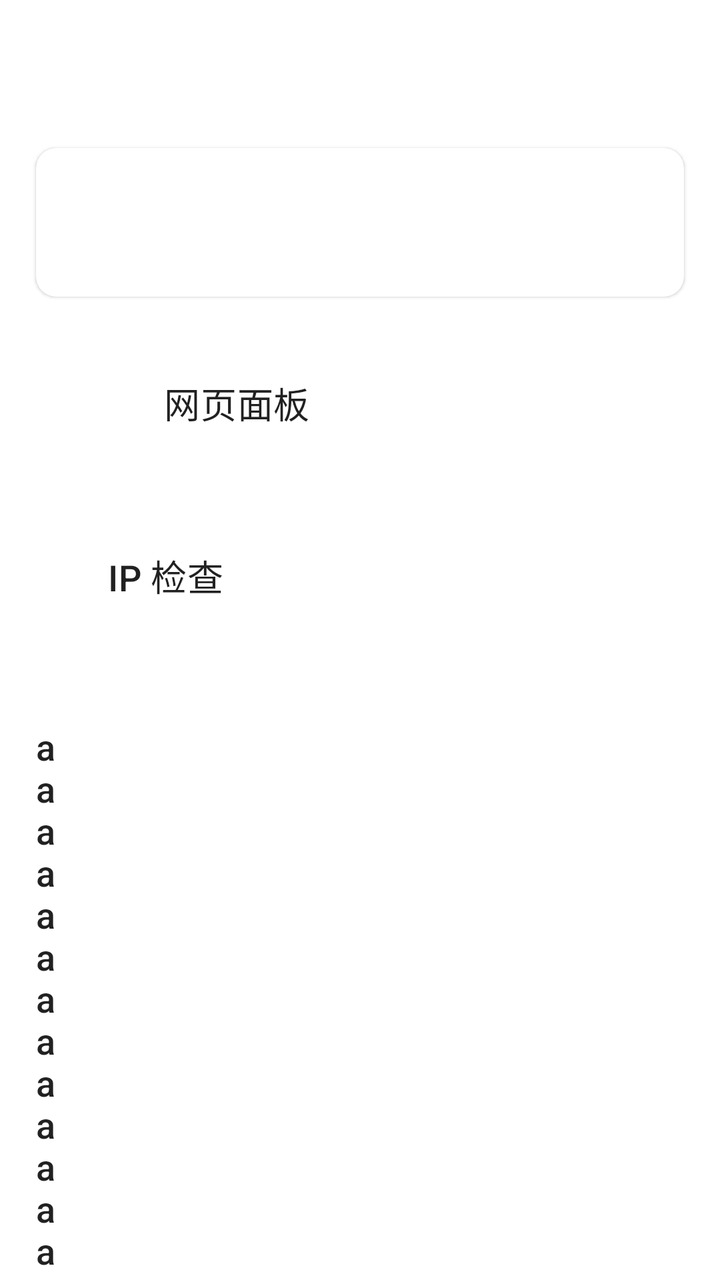
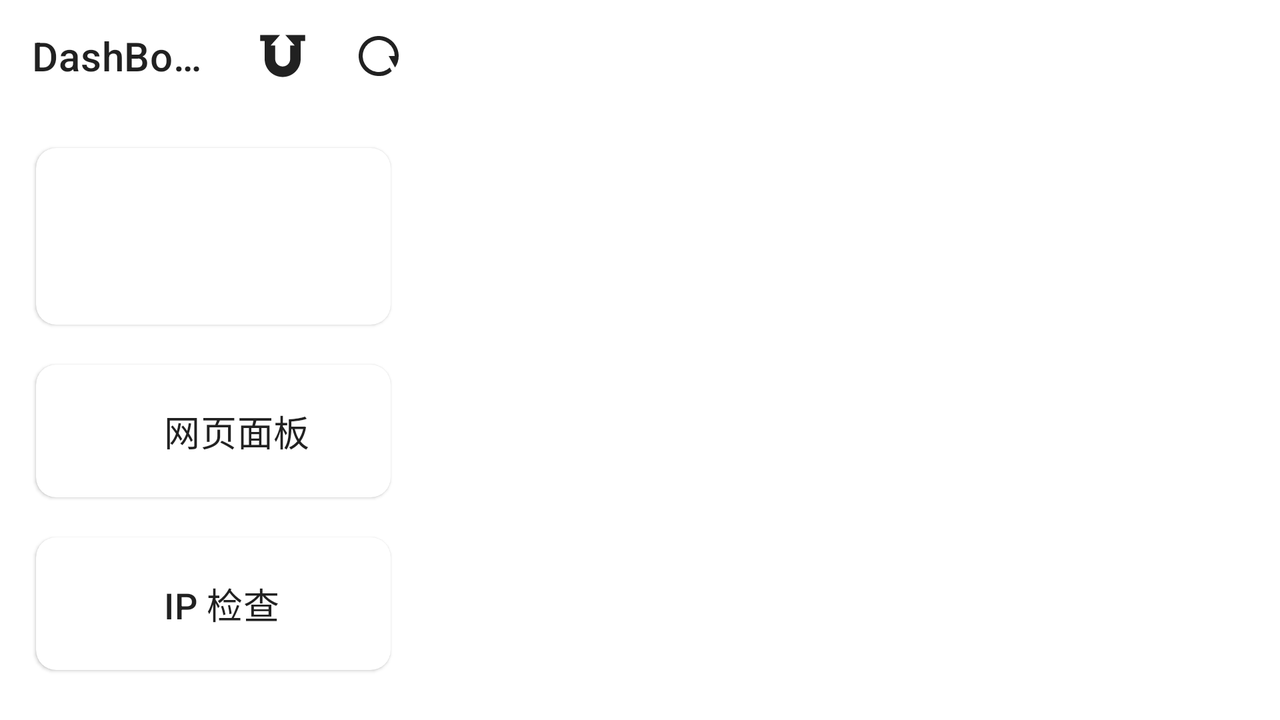

One screen, two layout resources from the same app: the default and the repository's alternative for another configuration. Each is rendered where Android would select it; the XML of both is given below.
<!-- AndroidManifest.xml: application theme AppTheme -->
<!-- res/layout/fragment_main_page.xml -->
<?xml version="1.0" encoding="utf-8"?>
<LinearLayout xmlns:android="http://schemas.android.com/apk/res/android"
    xmlns:app="http://schemas.android.com/apk/res-auto"
    xmlns:tools="http://schemas.android.com/tools"
    android:layout_width="match_parent"
    android:layout_height="match_parent"
    android:orientation="vertical"
    tools:context=".MainPage">

    <include layout="@layout/toolbar" />

    <com.google.android.material.card.MaterialCardView
        android:id="@+id/clash_status"
        style="@style/DefaultCard"
        android:layout_marginTop="18dp">

        <LinearLayout
            style="@style/Default"
            android:layout_gravity="center"
            android:orientation="horizontal">

            <ImageView
                android:id="@+id/clash_status_icon"
                style="@style/DefaultCardImage" />

            <LinearLayout
                style="@style/Default"
                android:orientation="vertical"
                android:paddingTop="25dp"
                android:paddingBottom="25dp">

                <TextView
                    android:id="@+id/clash_status_text"
                    android:layout_width="wrap_content"
                    android:layout_height="wrap_content"
                    android:textColor="@android:color/white"
                    android:textSize="18sp"
                    android:textStyle="bold" />

                <TextView
                    android:id="@+id/netspeed_status_text"
                    android:layout_width="wrap_content"
                    android:layout_height="wrap_content"
                    android:layout_marginTop="2dp"
                    android:textAppearance="?attr/textAppearanceBody2"
                    android:textColor="@android:color/white"
                    android:visibility="gone" />


            </LinearLayout>

        </LinearLayout>

    </com.google.android.material.card.MaterialCardView>

    <ScrollView
        style="@style/Default"
        android:scrollbars="none"
        android:layout_height="match_parent">

        <LinearLayout
            style="@style/Default"
            android:orientation="vertical"
            android:layout_height="wrap_content">

            <com.google.android.material.card.MaterialCardView
                android:id="@+id/menu_web_dashboard"
                style="@style/DefaultCard"
                app:cardElevation="0dp">

                <LinearLayout
                    style="@style/Default"
                    android:layout_gravity="center"
                    android:orientation="horizontal">

                    <ImageView
                        style="@style/DefaultCardImage"
                        android:src="@drawable/ic_apps" />

                    <TextView
                        style="@style/DefaultCardText"
                        android:text="@string/title_web_dashboard"
                        android:textAppearance="?attr/textAppearanceHeadline6" />
                </LinearLayout>
            </com.google.android.material.card.MaterialCardView>

            <com.google.android.material.card.MaterialCardView
                android:id="@+id/menu_ip_check"
                style="@style/DefaultCard"
                app:cardElevation="0dp">

                <LinearLayout
                    style="@style/Default"
                    android:layout_gravity="center"
                    android:orientation="horizontal">

                    <ImageView
                        style="@style/DefaultCardImage"
                        android:layout_width="wrap_content"
                        android:src="@drawable/ic_detection" />

                    <TextView
                        style="@style/DefaultCardText"
                        android:text="@string/title_ip_check"
                        android:textAppearance="?attr/textAppearanceHeadline6" />
                </LinearLayout>
            </com.google.android.material.card.MaterialCardView>
            <com.google.android.material.card.MaterialCardView
                style="@style/DefaultCard"
                android:clickable="false"
                app:cardElevation="0dp"
                android:layout_height="match_parent">

                <TextView
                    style="@style/DefaultCardText"
                    android:textAppearance="?attr/textAppearanceHeadline6"
                    android:id="@+id/cmd_result"
                    android:layout_width="match_parent"
                    android:text="a\na\na\na\na\na\na\na\na\na\na\na\na\na\na\na\na\na\na\na\na\na\na\na\na\na\na\na\na\na\na\na\na\na\na\na\n"/>

            </com.google.android.material.card.MaterialCardView>
        </LinearLayout>
    </ScrollView>
</LinearLayout>
<!-- res/layout/toolbar.xml (included above) -->
<?xml version="1.0" encoding="utf-8"?>
<androidx.appcompat.widget.Toolbar xmlns:android="http://schemas.android.com/apk/res/android"
    xmlns:app="http://schemas.android.com/apk/res-auto"
    android:id="@+id/toolbarIn"
    android:layout_width="match_parent"
    android:layout_height="?attr/actionBarSize"
    android:theme="@style/ThemeOverlay.AppCompat.ActionBar"
    app:popupTheme="@style/ThemeOverlay.AppCompat.Light" />
<!-- resources referenced by this layout -->
<resources>
  <string name="title_ip_check">IP 检查</string>
  <string name="title_web_dashboard">网页面板</string>
  <style name="Default">
          <item name="android:layout_width">match_parent</item>
          <item name="android:layout_height">wrap_content</item>
      </style>
  <style name="DefaultCard" parent="Widget.MaterialComponents.CardView">
          <item name="android:clickable">true</item>
          <item name="android:layout_width">match_parent</item>
          <item name="android:layout_height">wrap_content</item>
          <item name="android:layout_marginTop">10dp</item>
          <item name="android:layout_marginBottom">10dp</item>
          <item name="android:layout_marginStart">18dp</item>
          <item name="android:layout_marginEnd">18dp</item>
          <item name="cardCornerRadius">10dp</item>
      </style>
  <style name="DefaultCardImage">
          <item name="android:layout_width">28dp</item>
          <item name="android:layout_height">28dp</item>
          <item name="android:layout_gravity">center_vertical</item>
          <item name="android:layout_marginStart">20dp</item>
          <item name="android:layout_marginEnd">16dp</item>
      </style>
  <style name="DefaultCardText">
          <item name="android:layout_width">wrap_content</item>
          <item name="android:layout_height">wrap_content</item>
          <item name="android:paddingTop">20dp</item>
          <item name="android:paddingBottom">20dp</item>
          <item name="android:textSize">18sp</item>
      </style>
  <style name="AppTheme" parent="Theme.MaterialComponents.DayNight.NoActionBar">
          <item name="android:textAllCaps">false</item>
          <item name="colorPrimary">@color/colorPrimary</item>
          <item name="colorPrimaryDark">@color/colorPrimaryDark</item>
          <item name="android:statusBarColor">@android:color/transparent</item>
          <item name="android:windowLightStatusBar">?attr/isLightTheme</item>
      </style>
  <color name="colorPrimary">#336699</color>
  <color name="colorPrimaryDark">#154A74</color>
</resources>
<!-- res/layout-land/fragment_main_page.xml (the repository's variant of the layout above) -->
<!-- drawn on the phone turned sideways -->
<?xml version="1.0" encoding="utf-8"?>
<LinearLayout xmlns:android="http://schemas.android.com/apk/res/android"
    xmlns:app="http://schemas.android.com/apk/res-auto"
    xmlns:tools="http://schemas.android.com/tools"
    android:layout_width="match_parent"
    android:layout_height="match_parent"
    android:orientation="horizontal"
    tools:context=".MainPage">

    <androidx.appcompat.widget.LinearLayoutCompat
        android:layout_width="0dp"
        android:layout_weight="1"
        android:layout_height="match_parent"
        android:layout_marginBottom="18dp"
        android:orientation="vertical">

        <androidx.appcompat.widget.Toolbar
            android:id="@+id/mToolbar"
            android:layout_width="match_parent"
            android:layout_height="?attr/actionBarSize"
            android:theme="@style/ThemeOverlay.AppCompat.ActionBar"
            app:popupTheme="@style/ThemeOverlay.AppCompat.Light"
            app:title="@string/app_name"
            app:menu="@menu/main_menu"/>

        <ScrollView
            style="@style/Default"
            android:scrollbars="none"
            android:layout_height="match_parent">
            <include layout="@layout/fragment_main_page_buttons"/>
        </ScrollView>

    </androidx.appcompat.widget.LinearLayoutCompat>


    <include layout="@layout/fragment_main_pages"
        android:layout_width="0dp"
        android:layout_weight="2"
        android:layout_height="match_parent"/>

</LinearLayout>
<!-- res/layout/fragment_main_page_buttons.xml (included above) -->
<?xml version="1.0" encoding="utf-8"?>
<androidx.appcompat.widget.LinearLayoutCompat xmlns:android="http://schemas.android.com/apk/res/android"
    xmlns:app="http://schemas.android.com/apk/res-auto"
    xmlns:tools="http://schemas.android.com/tools"
    android:layout_width="match_parent"
    android:layout_height="wrap_content"
    android:orientation="vertical"
    tools:context=".MainPage">
    <com.google.android.material.card.MaterialCardView
        android:id="@+id/clash_status"
        style="@style/DefaultCard"
        android:layout_marginTop="18dp">

        <LinearLayout
            style="@style/Default"
            android:layout_gravity="center"
            android:orientation="horizontal">

            <androidx.appcompat.widget.AppCompatImageView
                android:id="@+id/clash_status_icon"
                style="@style/DefaultCardImage" />

            <androidx.constraintlayout.widget.ConstraintLayout
                style="@style/Default"
                android:paddingVertical="30dp">

                <TextView
                    android:id="@+id/clash_status_text"
                    android:layout_width="wrap_content"
                    android:layout_height="wrap_content"
                    android:textColor="@android:color/white"
                    android:textSize="21sp"
                    android:textStyle="bold"
                    app:layout_constraintTop_toTopOf="parent"
                    app:layout_constraintBottom_toBottomOf="parent"
                    app:layout_constraintStart_toStartOf="parent"/>

                <TextView
                    android:id="@+id/resources_status_text"
                    android:layout_width="0dp"
                    android:layout_height="wrap_content"
                    android:textAppearance="?attr/textAppearanceBody2"
                    android:textColor="@android:color/white"
                    android:autoSizeTextType="uniform"
                    android:autoSizeMinTextSize="5sp"
                    android:autoSizeMaxTextSize="11sp"
                    android:maxLines="2"
                    android:visibility="invisible"
                    android:layout_marginStart="5dp"
                    app:layout_constraintTop_toTopOf="parent"
                    app:layout_constraintBottom_toBottomOf="parent"
                    app:layout_constraintStart_toEndOf="@id/clash_status_text"
                    app:layout_constraintEnd_toEndOf="parent" />

            </androidx.constraintlayout.widget.ConstraintLayout>

        </LinearLayout>

    </com.google.android.material.card.MaterialCardView>

    <com.google.android.material.card.MaterialCardView
        android:id="@+id/menu_web_dashboard"
        style="@style/DefaultCard">

        <androidx.appcompat.widget.LinearLayoutCompat
            style="@style/Default"
            android:layout_gravity="center"
            android:orientation="horizontal">

            <androidx.appcompat.widget.AppCompatImageView
                style="@style/DefaultCardImage"
                android:src="@drawable/ic_apps" />

            <TextView
                style="@style/DefaultCardText"
                android:text="@string/title_web_dashboard"
                android:textAppearance="?attr/textAppearanceHeadline6" />
        </androidx.appcompat.widget.LinearLayoutCompat>

    </com.google.android.material.card.MaterialCardView>

    <com.google.android.material.card.MaterialCardView
        android:id="@+id/menu_ip_check"
        style="@style/DefaultCard">

        <androidx.appcompat.widget.LinearLayoutCompat
            style="@style/Default"
            android:layout_gravity="center"
            android:orientation="horizontal">

            <androidx.appcompat.widget.AppCompatImageView
                style="@style/DefaultCardImage"
                android:src="@drawable/ic_detection" />

            <TextView
                style="@style/DefaultCardText"
                android:text="@string/title_ip_check"
                android:textAppearance="?attr/textAppearanceHeadline6" />
        </androidx.appcompat.widget.LinearLayoutCompat>
    </com.google.android.material.card.MaterialCardView>
    <com.google.android.material.card.MaterialCardView
        android:id="@+id/menu_speed_test"
        style="@style/DefaultCard">

        <androidx.appcompat.widget.LinearLayoutCompat
            style="@style/Default"
            android:layout_gravity="center"
            android:orientation="horizontal">

            <androidx.appcompat.widget.AppCompatImageView
                style="@style/DefaultCardImage"
                android:src="@drawable/ic_speed" />

            <TextView style="@style/DefaultCardText"
                android:text="@string/title_speed_test"
                android:textAppearance="?attr/textAppearanceHeadline6" />
        </androidx.appcompat.widget.LinearLayoutCompat>
    </com.google.android.material.card.MaterialCardView>
</androidx.appcompat.widget.LinearLayoutCompat>
<!-- res/layout/fragment_main_pages.xml (included above) -->
<?xml version="1.0" encoding="utf-8"?>
<androidx.viewpager2.widget.ViewPager2
    xmlns:android="http://schemas.android.com/apk/res/android"
    xmlns:tools="http://schemas.android.com/tools"
    style="@style/Default"
    android:id="@+id/viewPager"
    android:scrollbars="none"
    android:layout_height="match_parent"
    android:layout_marginHorizontal="18dp"
    tools:context=".MainPage"/>
<!-- resources referenced by the variant -->
<!-- as the phone turned sideways resolves them -->
<resources>
  <!-- drawable ic_speed (drawable) -->
  <vector
      android:height="24dp"
      android:viewportHeight="1024"
      android:viewportWidth="1024"
      android:width="24dp"
      android:tint="?attr/colorControlNormal"
      xmlns:android="http://schemas.android.com/apk/res/android">
      <path android:fillColor="#FF000000" android:pathData="M828.48,854.72a32,32 0,1 1,-44.8 -45.44A378.24,378.24 0,0 0,896 540.48a384,384 0,0 0,-768 0,378.24 378.24,0 0,0 112.32,268.8 32,32 0,0 1,0 45.12,32 32,0 0,1 -45.44,0A443.84,443.84 0,0 1,512 96a448,448 0,0 1,448 444.48,441.6 441.6,0 0,1 -131.52,314.24z"/>
      <path android:fillColor="#FF000000" android:pathData="M96,608a32,32 0,0 1,0 -64h64a32,32 0,0 1,0 64zM864,608a32,32 0,0 1,0 -64h64a32,32 0,0 1,0 64zM201.28,278.72a32,32 0,1 1,45.44 -45.44l32,32a32,32 0,0 1,-45.44 45.44zM745.28,822.72a32,32 0,0 1,45.44 -45.44l32,32a32,32 0,0 1,-45.44 45.44zM777.28,233.28a32,32 0,1 1,45.44 45.44l-32,32a32,32 0,0 1,-45.44 -45.44zM233.28,777.28a32,32 0,0 1,45.44 45.44l-32,32a32,32 0,0 1,-45.44 -45.44zM480,160a32,32 0,0 1,64 0v64a32,32 0,0 1,-64 0zM597.76,505.92l-32,8.64a459.2,459.2 0,0 0,-68.8 22.08,41.92 41.92,0 0,0 -12.16,53.44 28.48,28.48 0,0 0,41.28 13.44,662.72 662.72,0 0,0 70.08,-75.2l7.68,-8.64 16,-19.2zM549.12,452.48l32,-8.64c25.28,-6.4 52.16,-12.8 79.04,-18.88l25.92,-6.08 10.24,-2.24a32,32 0,0 1,32 51.2c0,1.6 -3.2,4.48 -6.4,8l-16.96,21.12c-17.92,21.76 -35.84,43.52 -53.12,64l-7.68,8.96a542.08,542.08 0,0 1,-84.48 87.68,92.48 92.48,0 0,1 -132.16,-37.76 105.92,105.92 0,0 1,34.56 -137.28,387.84 387.84,0 0,1 87.04,-30.08z"/>
  </vector>
  <string name="app_name">DashBoard</string>
  <string name="title_ip_check">IP 检查</string>
  <string name="title_speed_test">网络测速</string>
  <string name="title_web_dashboard">网页面板</string>
  <style name="Default">
          <item name="android:layout_width">match_parent</item>
          <item name="android:layout_height">wrap_content</item>
      </style>
  <style name="DefaultCard" parent="Widget.MaterialComponents.CardView">
          <item name="android:clickable">true</item>
          <item name="android:layout_width">match_parent</item>
          <item name="android:layout_height">wrap_content</item>
          <item name="android:layout_marginTop">10dp</item>
          <item name="android:layout_marginBottom">10dp</item>
          <item name="android:layout_marginStart">18dp</item>
          <item name="android:layout_marginEnd">18dp</item>
          <item name="cardCornerRadius">10dp</item>
      </style>
  <style name="DefaultCardImage">
          <item name="android:layout_width">28dp</item>
          <item name="android:layout_height">28dp</item>
          <item name="android:layout_gravity">center_vertical</item>
          <item name="android:layout_marginStart">20dp</item>
          <item name="android:layout_marginEnd">16dp</item>
      </style>
  <style name="DefaultCardText">
          <item name="android:layout_width">wrap_content</item>
          <item name="android:layout_height">wrap_content</item>
          <item name="android:paddingTop">20dp</item>
          <item name="android:paddingBottom">20dp</item>
          <item name="android:textSize">18sp</item>
      </style>
  <style name="AppTheme" parent="Theme.MaterialComponents.DayNight.NoActionBar">
          <item name="android:textAllCaps">false</item>
          <item name="colorPrimary">@color/colorPrimary</item>
          <item name="colorPrimaryDark">@color/colorPrimaryDark</item>
          <item name="android:statusBarColor">@android:color/transparent</item>
          <item name="android:windowLightStatusBar">?attr/isLightTheme</item>
      </style>
  <color name="colorPrimary">#336699</color>
  <color name="colorPrimaryDark">#154A74</color>
</resources>
